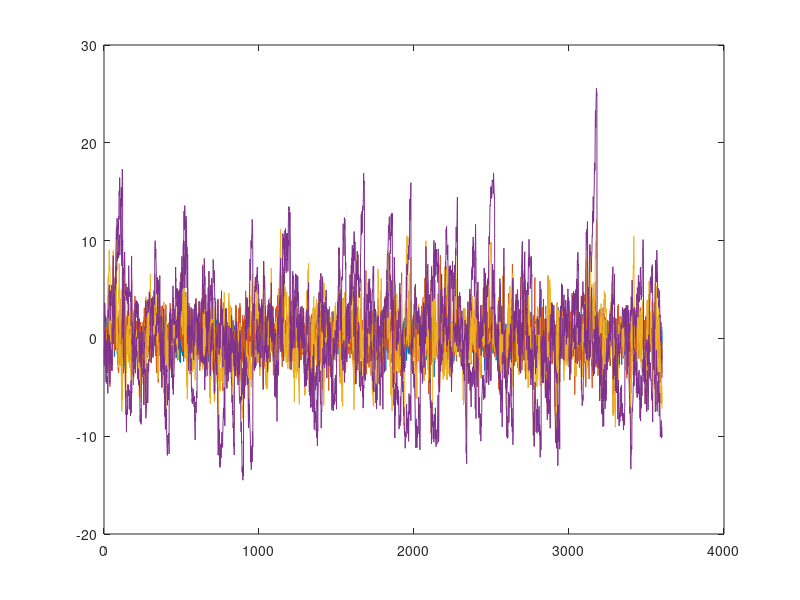
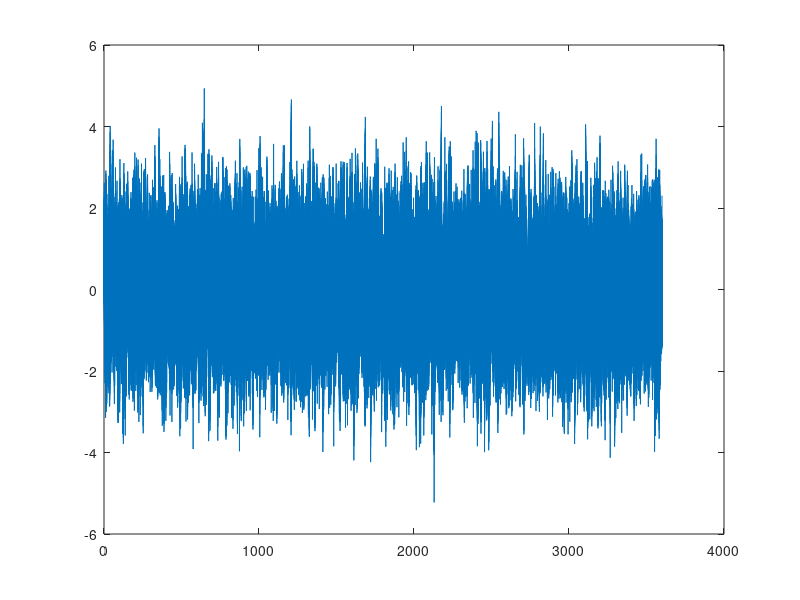

MATLAB code to generate these figures, in order: (Note: this script raises an error after producing the figures.)
clear; close all; clc;
%-------------------------------------------------------------------------%
%-------------------------------------------------------------------------%
%-------------------------------------------------------------------------%
%- This code generates data from a multi-frequency factor model 
%- and estimates the coefficients via an EM algorithm. 
%- The model allows for series of daily, weekly, monthly and quarterly
%- series and the code is general enough so that any frequency may be
%- excluded. In such a case, the highest frequency factors are always 
%- ordered first. For details on the model and state space representation
%- see Modugno (2011). "Nowcasting inflation with high-frequency data" 
%- (https://www.ecb.europa.eu/pub/pdf/scpwps/ecbwp1324.pdf)
%- Note that the model implicitly assumes that the lower frequency
%- series are stock rather than flow variables. The latter can be implemented
%- following the (more complicated) approach in Banbura et al. (2011). 
%- "Nowcasting with Daily Data"(https://ideas.repec.org/p/red/sed012/555.html)
%-------------------------------------------------------------------------%
% generate data
%-------------------------------------------------------------------------%

% set-up
Nd = 100; % # of daily series  
Nw = 10; % # of weekly series
Nm = 10; % # of monthly series
Nq = 10; % # of quarterly series
Nr = 2; % # of factors
Np = 3; % # of lags in factor VAR
Np_eff = Np + 1; % # of lags of f in state vector (always needs to be one higher for covariance of factors in M-step!)
Nt = 3600; % # of observations (daily frequency)

% params
lam_d = [0.6 + 0.1 * randn(Nd, 1), -0.4 + 0.1 * randn(Nd, 1)]; 
lam_w = [0.6 + 0.1 * randn(Nw, 1), -0.4 + 0.1 * randn(Nw, 1)]; 
lam_m = [0.6 + 0.1 * randn(Nm, 1), -0.4 + 0.1 * randn(Nm, 1)];
lam_q = [0.6 + 0.1 * randn(Nq, 1), -0.4 + 0.1 * randn(Nq, 1)];

sig2_d = 0.2 + unifrnd(0.0, 0.2, Nd, 1);
sig2_w = 0.2 + unifrnd(0.0, 0.2, Nw, 1);
sig2_m = 0.2 + unifrnd(0.0, 0.2, Nm, 1);
sig2_q = 0.2 + unifrnd(0.0, 0.2, Nq, 1);

Phi = [0.3 * eye(Nr), -0.4 * eye(Nr), 0.1 * eye(Nr)];
Omeg = diag(unifrnd(0.8,1.2, Nr, 1));

% initialize mats for storage
y_d = NaN(Nd, Nt);
y_w = NaN(Nw, Nt);
y_m = NaN(Nm, Nt);
y_q = NaN(Nq, Nt);
F = NaN(Nr * Np, Nt); % companion form
f_w = NaN(Nr, Nt);
f_m = NaN(Nr, Nt);
f_q = NaN(Nr, Nt);

% indices for monthly and quarterly observations
N_d_w = 5; % # of days per week => working days
N_d_m = N_d_w * 4; % # of days per month
N_d_q = N_d_m * 3; % # of days per quarter

Xi_w = ones(Nt, 1); Xi_w(1:N_d_w:end) = 0; % equals 1 if start of new week
Xi_m = ones(Nt, 1); Xi_m(1:N_d_m:end) = 0; % equals 1 if start of new month
Xi_q = ones(Nt, 1); Xi_q(1:N_d_q:end) = 0; % equals 1 if start of new quarter

% loop over t
F(:, 1) = 0; 
for t = 1:Nt
    if t == 1
        F(1:Nr,t) = mvnrnd(zeros(Nr, 1), Omeg);
    else
        % daily factor 
        F(:,t) = [Phi; eye(Nr * (Np-1)) zeros(Nr * (Np-1), Nr)] * F(:, t-1) + [eye(Nr); zeros(Nr * (Np-1), Nr)] * mvnrnd(zeros(Nr, 1), Omeg)';
    end
    
    % daily data
    y_d(:, t) = lam_d * F(1:Nr, t) + sqrt(sig2_d) .* randn(Nd, 1);

    % weekly factor and data
    if Xi_w(t) == 0
        f_w(:, t) = F(1:Nr, t);
    else
        f_w(:, t) = f_w(:, t-1) + F(1:Nr, t);
    end
    y_w(:, t) = lam_w * f_w(:, t) + sqrt(sig2_w) .* randn(Nw, 1);

    % monthly factor and data
    if Xi_m(t) == 0
        f_m(:, t) = F(1:Nr, t);
    else
        f_m(:, t) = f_m(:, t-1) + F(1:Nr, t);
    end
    y_m(:, t) = lam_m * f_m(:, t) + sqrt(sig2_m) .* randn(Nm, 1);

    % quarterly factor and data
    if Xi_q(t) == 0
        f_q(:, t) = F(1:Nr, t);
    else
        f_q(:, t) = f_q(:, t-1) + F(1:Nr, t);
    end          
    y_q(:, t) = lam_q * f_q(:, t) + sqrt(sig2_q) .* randn(Nq, 1);    
end

% extract factor from companion form representation
f = F(1:Nr, :); 

% extract actually observed monthly and quarterly values
y_d_o = y_d; 
y_w_o = NaN(Nw, Nt);y_w_o(:, end:-N_d_w:1) = y_w(:, end:-N_d_w:1);
y_m_o = NaN(Nm, Nt);y_m_o(:, end:-N_d_m:1) = y_m(:, end:-N_d_m:1);
y_q_o = NaN(Nq, Nt);y_q_o(:, end:-N_d_q:1) = y_q(:, end:-N_d_q:1);

% plot factors and obs
figure; 
plot(f', 'Color', [0, 0.4470, 0.7410]); 
hold on; 
plot(f_w', 'Color', [0.8500, 0.3250, 0.0980]);
plot(f_m', 'Color', [0.9290, 0.6940, 0.1250]);
plot(f_q', 'Color', [0.4940, 0.1840, 0.5560]);

figure; 
plot(y_d', 'Color', [0, 0.4470, 0.7410]); 
hold on; 
plot(y_w', '-', 'Color', [0.8500, 0.3250, 0.0980, 0.2], 'LineWidth',0.5); % Color(4) = alpha!
plot(y_w_o', '-o', 'Color', [0.8500, 0.3250, 0.0980]);
plot(y_m', '-', 'Color', [0.9290, 0.6940, 0.1250, 0.2]);
plot(y_m_o', '-o','Color', [0.9290, 0.6940, 0.1250]);
plot(y_q', '-','Color', [0.4940, 0.1840, 0.5560, 0.2]);
plot(y_q_o', '-o','Color', [0.4940, 0.1840, 0.5560]);

%-------------------------------------------------------------------------%
% state space representation
%-------------------------------------------------------------------------%

Ns = Nr * Np_eff; % 
if Nw > 0 && Nd > 0; Ns = Ns+Nr;end 
if Nm > 0 && (Nw > 0 || Nd > 0) ; Ns = Ns+Nr;end 
if Nq > 0 && (Nm > 0 || Nw > 0 || Nd > 0); Ns = Ns+Nr;end 

% T, => time-varying
T0 = eye(Ns);
T0(Nr*Np_eff+1:Ns,1:Nr) = repmat(-eye(Nr), (Ns - Nr*Np_eff)/Nr, 1);
iT0 = T0 \ eye(Ns); 

T = NaN(Ns, Ns, Nt);
for t = 1:Nt
    Ttmp = [Phi zeros(Nr, Ns-size(Phi, 2));
            eye(Nr * (Np_eff-1)) zeros(Nr * (Np_eff-1), Ns - Nr * (Np_eff-1))];
    if Nw > 0 && Nd > 0 % if there are weekly series and its not the highest frequency. Otherwise its dynamics are governed by phi_f!
        Ttmp = [Ttmp; zeros(Nr, size(Ttmp, 1)) Xi_w(t) * eye(Nr) zeros(Nr, Ns - (size(Ttmp, 1) + Nr))];
    end
    if Nm > 0 && (Nw > 0 || Nd > 0) 
        Ttmp = [Ttmp; zeros(Nr, size(Ttmp, 1)) Xi_m(t) * eye(Nr) zeros(Nr, Ns - (size(Ttmp, 1) + Nr))];
    end
    if Nq > 0 && (Nm > 0 || Nw > 0 || Nd > 0)
        Ttmp = [Ttmp; zeros(Nr, size(Ttmp, 1)) Xi_q(t) * eye(Nr) zeros(Nr, Ns - (size(Ttmp, 1) + Nr))];
    end
    
    T(:, :, t) = iT0 * Ttmp;
end

% R, Q 
Q = zeros(Ns);
Q(1:Nr, 1:Nr) = Omeg; 
R = iT0; 

% Z, H 
Z_d = []; if Nd > 0; Z_d = [lam_d; zeros(Nw+Nm+Nq, Nr)]; end
Z_w = []; if Nw > 0; Z_w = [zeros(Nd, Nr); lam_w; zeros(Nm+Nq, Nr)]; end
Z_m = []; if Nm > 0; Z_m = [zeros(Nd+Nw, Nr); lam_m; zeros(Nq, Nr)]; end
Z_q = []; if Nq > 0; Z_q = [zeros(Nd+Nw+Nm, Nr); lam_q]; end
Z = [Z_d zeros(Nd+Nw+Nm+Nq, Nr * (Np_eff-1)) Z_w Z_m Z_q]; 

H = diag([sig2_d; sig2_w; sig2_m; sig2_q]);

%-------------------------------------------------------------------------%
% run Kalman smoother (E-step!)
%-------------------------------------------------------------------------%

s0 = zeros(Ns, 1); P0 = 10 * eye(Ns);
tic
[stT,PtT,LL] = f_KS_DK_logL([y_d_o; y_w_o; y_m_o; y_q_o],T,Z,H,R,Q,s0,P0);
toc
figure;
subplot(2,2,1)
plot(stT(1:Nr, :)', 'b')
hold on
plot(f', 'r')
title('f_d (sampled in blue)')
subplot(2,2,2)
plot(stT(Nr+1:2*Nr, :)', 'b')
hold on
plot(f_w', 'r')
title('f_w (sampled in blue)')
subplot(2,2,3)
plot(stT(2*Nr+1:3*Nr, :)', 'b')
hold on
plot(f_m', 'r')
title('f_m (sampled in blue)')
subplot(2,2,4)
plot(stT(Ns-Nr+1:end, :)', 'b')
hold on
plot(f_q', 'r')
title('f_q (sampled in blue)')

%-------------------------------------------------------------------------%
% estimate parameters (M-step)
%-------------------------------------------------------------------------%

% lam_d and sig_d
id_f = 1:Nr; id_x = 1:Nd;
[lam_d_hat, sig_d_hat] = f_sample_lam_sig(y_d_o, stT(id_f, :), PtT(id_f, id_f, :), sig2_d);

% lam_w and sig2_w
id_f = Nr * Np_eff+1:Nr*(Np_eff+1);
[lam_w_hat, sig2_w_hat] = f_sample_lam_sig(y_w_o, stT(id_f, :), PtT(id_f, id_f, :), sig2_w);

% lam_m and sig2_m
id_f = Nr * (Np_eff+1)+1:Nr * (Np_eff+2);
[lam_m_hat, sig2_m_hat] = f_sample_lam_sig(y_m_o, stT(id_f, :), PtT(id_f, id_f, :), sig2_m);

% lam_q and sig_q
id_f = Ns-Nr+1:Ns;
[lam_q_hat, sig2_q_hat] = f_sample_lam_sig(y_q_o, stT(id_f, :), PtT(id_f, id_f, :), sig2_q);

% phi_f and Omeg
id_f = 1:Nr;
id_f_lags = Nr+1:Nr * Np_eff;
Phi_hat = (stT(id_f, :)*stT(id_f_lags, :)' + sum(PtT(id_f,id_f_lags,:),3))/(stT(id_f_lags, :)*stT(id_f_lags, :)' + sum(PtT(id_f_lags,id_f_lags,:),3)) ; 
Omeg_hat = 1/Nt * ((stT(id_f, :)*stT(id_f, :)' + sum(PtT(id_f,id_f,:),3))  - Phi_hat * (stT(id_f, :)*stT(id_f_lags, :)' + sum(PtT(id_f,id_f_lags,:),3))') ;
 
% plot estimated versus true
figure;
subplot(5,2,1)
scatter(lam_d(:, 1), lam_d_hat(:, 1), 'b')
hold on;
scatter(lam_d(:, 2), lam_d_hat(:, 2), 'r')
ylim([-1 1])
xlim([-1 1])
refline(1, 0)
title('lam_d')
ylabel('estimate')
xlabel('actual')

subplot(5,2,2)
scatter(sig2_d, sig_d_hat)
ylim([0 1])
xlim([0 1])
refline(1, 0)
title('sig_d')
ylabel('estimate')
xlabel('actual')

subplot(5,2,3)
scatter(lam_w(:, 1), lam_w_hat(:, 1), 'b')
hold on;
scatter(lam_w(:, 2), lam_w_hat(:, 2), 'r')
ylim([-1 1])
xlim([-1 1])
refline(1, 0)
title('lam_w')
ylabel('estimate')
xlabel('actual')

subplot(5,2,4)
scatter(sig2_w, sig2_w_hat)
ylim([0 1])
xlim([0 1])
refline(1, 0)
title('sig_w')
ylabel('estimate')
xlabel('actual')

subplot(5,2,5)
scatter(lam_m(:, 1), lam_m_hat(:, 1), 'b')
hold on;
scatter(lam_m(:, 2), lam_m_hat(:, 2), 'r')
ylim([-1 1])
xlim([-1 1])
refline(1, 0)
title('lam_m')
ylabel('estimate')
xlabel('actual')

subplot(5,2,6)
scatter(sig2_m, sig2_m_hat)
ylim([0 1])
xlim([0 1])
refline(1, 0)
title('sig_m')
ylabel('estimate')
xlabel('actual')

subplot(5,2,7)
scatter(lam_q(:, 1), lam_q_hat(:, 1), 'b')
hold on;
scatter(lam_q(:, 2), lam_q_hat(:, 2), 'r')
ylim([-1 1])
xlim([-1 1])
refline(1, 0)
title('lam_q')
ylabel('estimate')
xlabel('actual')

subplot(5,2,8)
scatter(sig2_q, sig2_q_hat)
ylim([0 1])
xlim([0 1])
refline(1, 0)
title('sig_q')
ylabel('estimate')
xlabel('actual')

subplot(5,2,9)
scatter(Phi(:), Phi_hat(:))
ylim([-1.0 1.0])
xlim([-1.0 1.0])
refline(1, 0)
title('Phi')
ylabel('estimate')
xlabel('actual')
subplot(5,2,10)
scatter(Omeg(:), Omeg_hat(:))
ylim([-1.5 1.5])
xlim([-1.5 1.5])
refline(1, 0)
title('Omeg')
ylabel('estimate')
xlabel('actual')
